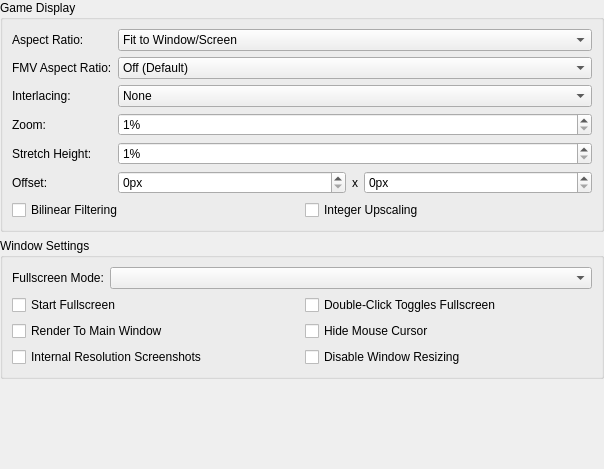
<?xml version="1.0" encoding="UTF-8"?>
<ui version="4.0">
 <class>DisplaySettingsWidget</class>
 <widget class="QWidget" name="DisplaySettingsWidget">
  <property name="geometry">
   <rect>
    <x>0</x>
    <y>0</y>
    <width>604</width>
    <height>469</height>
   </rect>
  </property>
  <property name="windowTitle">
   <string>Form</string>
  </property>
  <layout class="QVBoxLayout" name="verticalLayout" stretch="0,0,1">
   <property name="leftMargin">
    <number>0</number>
   </property>
   <property name="topMargin">
    <number>0</number>
   </property>
   <property name="rightMargin">
    <number>0</number>
   </property>
   <property name="bottomMargin">
    <number>0</number>
   </property>
   <item>
    <widget class="QGroupBox" name="groupBox_3">
     <property name="title">
      <string>Game Display</string>
     </property>
     <layout class="QFormLayout" name="formLayout">
      <item row="0" column="0">
       <widget class="QLabel" name="label_4">
        <property name="text">
         <string>Aspect Ratio:</string>
        </property>
       </widget>
      </item>
      <item row="0" column="1">
       <widget class="QComboBox" name="aspectRatio">
        <item>
         <property name="text">
          <string>Fit to Window/Screen</string>
         </property>
        </item>
        <item>
         <property name="text">
          <string>Standard (4:3)</string>
         </property>
        </item>
        <item>
         <property name="text">
          <string>Widescreen (16:9)</string>
         </property>
        </item>
       </widget>
      </item>
      <item row="1" column="0">
       <widget class="QLabel" name="label_3">
        <property name="text">
         <string>FMV Aspect Ratio:</string>
        </property>
       </widget>
      </item>
      <item row="1" column="1">
       <widget class="QComboBox" name="fmvAspectRatio">
        <item>
         <property name="text">
          <string>Off (Default)</string>
         </property>
        </item>
        <item>
         <property name="text">
          <string>Standard (4:3)</string>
         </property>
        </item>
        <item>
         <property name="text">
          <string>Widescreen (16:9)</string>
         </property>
        </item>
       </widget>
      </item>
      <item row="2" column="0">
       <widget class="QLabel" name="label_2">
        <property name="text">
         <string>Interlacing:</string>
        </property>
       </widget>
      </item>
      <item row="2" column="1">
       <widget class="QComboBox" name="interlacing">
        <item>
         <property name="text">
          <string>None</string>
         </property>
        </item>
        <item>
         <property name="text">
          <string>Weave (Top Field First, Sawtooth)</string>
         </property>
        </item>
        <item>
         <property name="text">
          <string>Weave (Bottom Field First, Sawtooth)</string>
         </property>
        </item>
        <item>
         <property name="text">
          <string>Bob (Top Field First)</string>
         </property>
        </item>
        <item>
         <property name="text">
          <string>Bob (Bottom Field First)</string>
         </property>
        </item>
        <item>
         <property name="text">
          <string>Blend (Top Field First, Half FPS)</string>
         </property>
        </item>
        <item>
         <property name="text">
          <string>Blend (Bottom Field First, Half FPS)</string>
         </property>
        </item>
        <item>
         <property name="text">
          <string>Automatic (Default)</string>
         </property>
        </item>
       </widget>
      </item>
      <item row="3" column="0">
       <widget class="QLabel" name="label_6">
        <property name="text">
         <string>Zoom:</string>
        </property>
       </widget>
      </item>
      <item row="3" column="1">
       <widget class="QSpinBox" name="zoom">
        <property name="suffix">
         <string>%</string>
        </property>
        <property name="minimum">
         <number>1</number>
        </property>
        <property name="maximum">
         <number>300</number>
        </property>
       </widget>
      </item>
      <item row="4" column="0">
       <widget class="QLabel" name="label_11">
        <property name="text">
         <string>Stretch Height:</string>
        </property>
       </widget>
      </item>
      <item row="4" column="1">
       <widget class="QSpinBox" name="stretchY">
        <property name="suffix">
         <string>%</string>
        </property>
        <property name="minimum">
         <number>1</number>
        </property>
        <property name="maximum">
         <number>300</number>
        </property>
       </widget>
      </item>
      <item row="5" column="0">
       <widget class="QLabel" name="label_8">
        <property name="text">
         <string>Offset:</string>
        </property>
       </widget>
      </item>
      <item row="5" column="1">
       <layout class="QHBoxLayout" name="horizontalLayout" stretch="1,0,1">
        <item>
         <widget class="QSpinBox" name="offsetX">
          <property name="suffix">
           <string>px</string>
          </property>
          <property name="maximum">
           <number>1000</number>
          </property>
         </widget>
        </item>
        <item>
         <widget class="QLabel" name="label_9">
          <property name="text">
           <string>x</string>
          </property>
         </widget>
        </item>
        <item>
         <widget class="QSpinBox" name="offsetY">
          <property name="suffix">
           <string>px</string>
          </property>
          <property name="maximum">
           <number>1000</number>
          </property>
         </widget>
        </item>
       </layout>
      </item>
      <item row="6" column="0" colspan="2">
       <layout class="QGridLayout" name="gridLayout">
        <item row="0" column="1">
         <widget class="QCheckBox" name="bilinearFiltering">
          <property name="text">
           <string>Bilinear Filtering</string>
          </property>
         </widget>
        </item>
        <item row="0" column="2">
         <widget class="QCheckBox" name="integerScaling">
          <property name="text">
           <string>Integer Upscaling</string>
          </property>
         </widget>
        </item>
       </layout>
      </item>
     </layout>
    </widget>
   </item>
   <item>
    <widget class="QGroupBox" name="groupBox_2">
     <property name="title">
      <string>Window Settings</string>
     </property>
     <layout class="QFormLayout" name="formLayout_3">
      <item row="0" column="0">
       <widget class="QLabel" name="label_10">
        <property name="text">
         <string>Fullscreen Mode:</string>
        </property>
       </widget>
      </item>
      <item row="0" column="1">
       <widget class="QComboBox" name="fullscreenModes"/>
      </item>
      <item row="1" column="0" colspan="2">
       <layout class="QGridLayout" name="gridLayout_3">
        <item row="0" column="0">
         <widget class="QCheckBox" name="startFullscreen">
          <property name="text">
           <string>Start Fullscreen</string>
          </property>
         </widget>
        </item>
        <item row="1" column="1">
         <widget class="QCheckBox" name="hideMouseCursor">
          <property name="text">
           <string>Hide Mouse Cursor</string>
          </property>
         </widget>
        </item>
        <item row="1" column="0">
         <widget class="QCheckBox" name="renderToMainWindow">
          <property name="text">
           <string>Render To Main Window</string>
          </property>
         </widget>
        </item>
        <item row="0" column="1">
         <widget class="QCheckBox" name="doubleClickTogglesFullscreen">
          <property name="text">
           <string>Double-Click Toggles Fullscreen</string>
          </property>
         </widget>
        </item>
        <item row="2" column="0">
         <widget class="QCheckBox" name="internalResolutionScreenshots">
          <property name="text">
           <string>Internal Resolution Screenshots</string>
          </property>
         </widget>
        </item>
        <item row="2" column="1">
         <widget class="QCheckBox" name="disableWindowResizing">
          <property name="text">
           <string>Disable Window Resizing</string>
          </property>
         </widget>
        </item>
       </layout>
      </item>
     </layout>
    </widget>
   </item>
   <item>
    <spacer name="verticalSpacer">
     <property name="orientation">
      <enum>Qt::Vertical</enum>
     </property>
     <property name="sizeHint" stdset="0">
      <size>
       <width>20</width>
       <height>40</height>
      </size>
     </property>
    </spacer>
   </item>
  </layout>
 </widget>
 <resources/>
 <connections/>
</ui>
